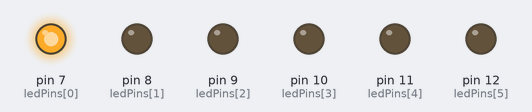
Recording of a sketch running on a simulated Arduino Uno, built with avr-gcc and run on an emulated ATmega328P. On the bench: output pins drawn as LEDs (lit = HIGH).

Above: at 0.15 s.
At 0.75 s:
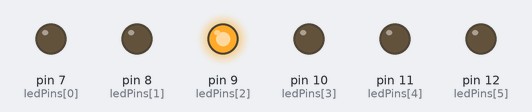
At 1.05 s:
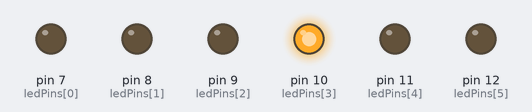
At 1.35 s:
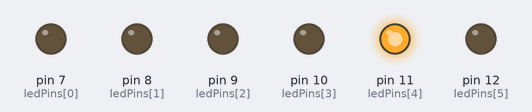
At 2.25 s:
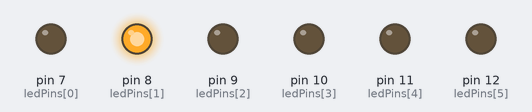
At 3.45 s:
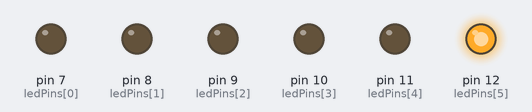
Timing chart, 0 to 4.1 s (numbered marks = the images above):
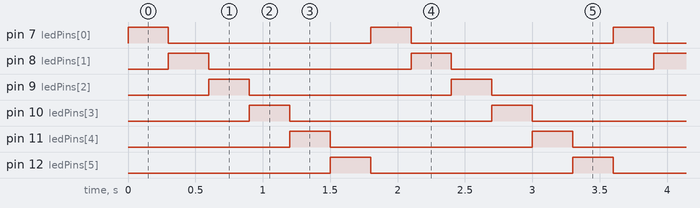

The sketch:

blinking_an_array_sketch_feb18b.ino
```cpp
int ledPins[] = { 7,8,9,10,11,12 };//an array of pin ubers
int pinCount = 6;// number of pins unsed in array
int timer = 300;


void setup() {
  //initialize seriall communication
  Serial.begin(9600);

  //use the for loop to init. ea pin as output
  for (int thisPin = 0; thisPin < pinCount; thisPin++) {
    pinMode(ledPins[thisPin], OUTPUT);//set all pins to array value as output
  }
}

void loop() {
  //loop from the lowest pin to highest
  for (int thisPin = 0; thisPin < pinCount; thisPin ++) {//begin loopin thru pins
  //turn pins on
    digitalWrite(ledPins[thisPin], HIGH);
    delay(timer);
    //turn pins off
    digitalWrite(ledPins[thisPin], LOW);
  }
}
```

Measured:
- by itself, pin 7 (ledPins[0]), pin 8 (ledPins[1]), pin 9 (ledPins[2]), pin 10 (ledPins[3]), pin 11 (ledPins[4]), pin 12 (ledPins[5]): alternates HIGH for 0.30 s and LOW for 1.5 s
- by itself, everything shown: repeats every 1.8 s, in 7 steps
